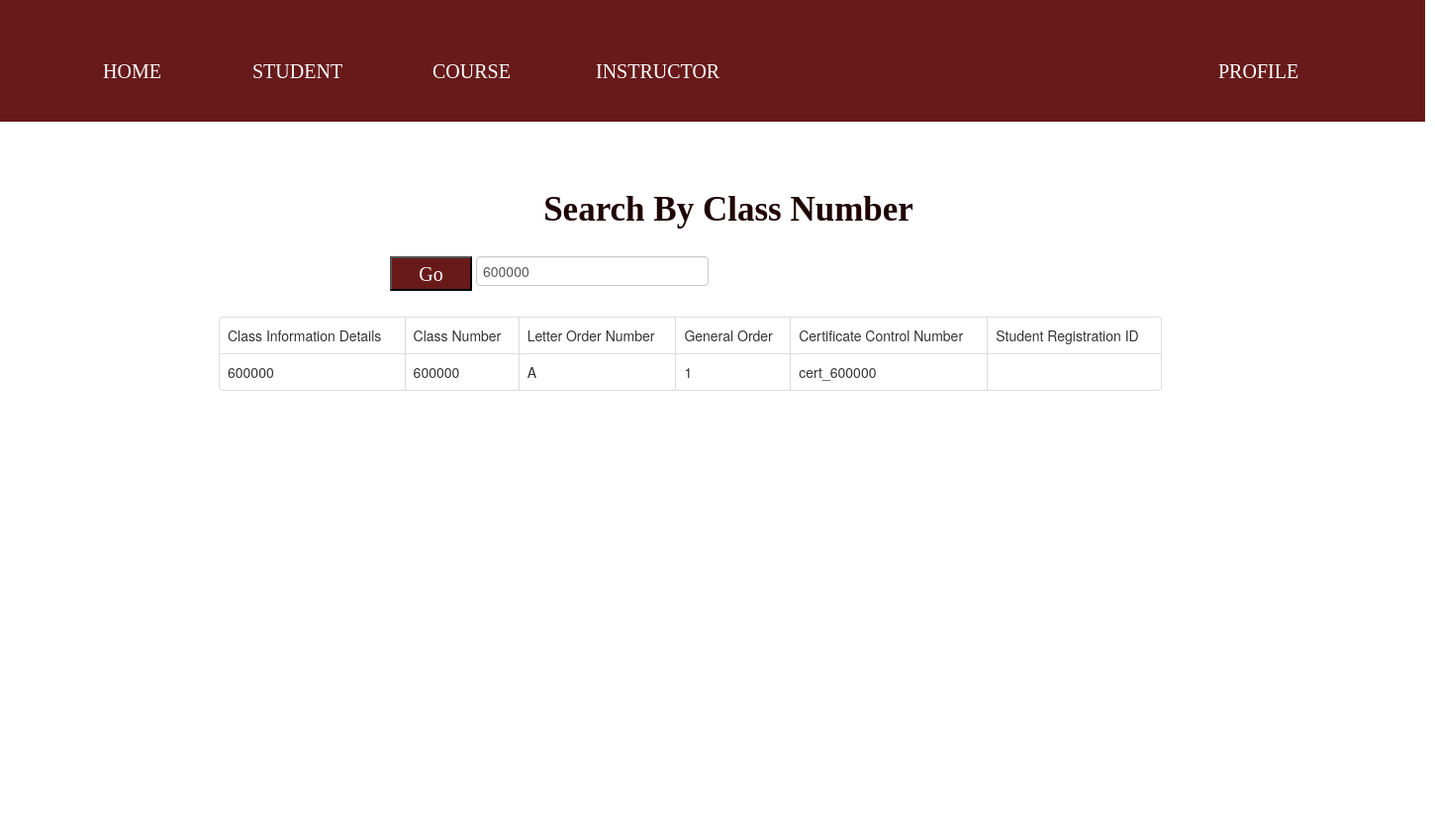
/student/search/search_class_num.php?class_number=600000, run on the app's committed database.
### tables this page shows
CREATE TABLE `class_information_details` (
  `class_info_id` int(11) NOT NULL,
  `class_number` varchar(30) NOT NULL,
  `letter_order_number` varchar(15) NOT NULL,
  `general_order` varchar(30) NOT NULL,
  `cert_ctrl_no` varchar(30) NOT NULL
);

### student/search/search_class_num.php (the view, shortened to what this page needs)
<!DOCTYPE html>
<html>
<head>
    <link rel="stylesheet" a href="bootstrap.min.css"/>
</head>
<body>
    <h2>Search By Class Number</h2>
    <div class="s">
        <h3 class="h1">HOME</h3>
        <h3 class="h2">STUDENT</h3>
        <h3 class="h3">COURSE</h3>
        <h3 class="h4">INSTRUCTOR</h3>
        <h3 class="h5">PROFILE</h3>
    </div>
     <form action="" method="GET">
        <div>
            <div>
                <input type="text" name="class_number" value="<?php if(isset($_GET['class_number'])){echo $_GET['class_number'];} ?>" class="form-control c">
            </div>
            <div>
                <button type="submit" class="b">Go</button>
            </div>
        </div>
    </form>
     <div class="container d">
            <div class="row">
                <div class="col m-auto">
                    <div class="card mt-5">
                        <table class="table table-bordered">
                             <?php
                                    require 'connection.php';
                                    if(isset($_GET['class_number']))
                                    {
                                        $class_number = $_GET['class_number'];
                                        $query = "SELECT * FROM class_information_details WHERE class_info_id='$class_number' ";
                                        $query_run = mysqli_query($con, $query);
                                        if(mysqli_num_rows($query_run) > 0)
                                        {
                                            ?>
                                            <tr>
                                                <td> Class Information Details </td>
                                                <td> Class Number </td>
                                                <td> Letter Order Number </td>
                                                <td> General Order </td>
                                                <td> Certificate Control Number  </td>
                                                <td> Student Registration ID </td>
                                            </tr>
                                            <?php
                                            foreach($query_run as $row)
                                            {
                                                    $class_id = $row['class_info_id'];
                                                    $class_num = $row['class_number'];
                                                    $order_num = $row['letter_order_number'];
                                                    $gen_order = $row['general_order'];
                                                    $cert = $row['cert_ctrl_no'];
                                                    $student_reg_id = $row['student_reg_id'];
                                                ?>
                                                <tr>
                                                    <td><?php echo $class_id ?></td>
                                                    <td><?php echo $class_num ?></td>
                                                    <td><?php echo $order_num ?></td>
                                                    <td><?php echo $gen_order ?></td>
                                                    <td><?php echo $cert ?></td>
                                                    <td><?php echo $student_reg_id ?></td>
                                                </tr>
                                                <?php
                                            }
                                        }
                                        else
                                        {
                                            echo "No Record Found";
                                        }
                                    }
                                ?>
                        </table>
                    </div>
                </div>
            </div>
        </div>
</body>
</html>

### student/search/search_class_num.php (style rules this page uses)
.s { position: absolute; width: 1440px; height: 123px; left: 0px; top: 0px; background: #681A1A; }
.b { position: absolute; width: 83px; height: 35px; left: 394px; top: 259px; font-family: 'Montserrat'; font-style: normal; font-weight: 400; font-size: 20px; line-height: 24px; text-align: center; color: #FFFFFF; background: #681A1A; }
.c { position: absolute; width: 221px; height: 35px; left: 481px; top: 259px; background: #D9D9D9; }
.d { position: absolute; width: 933px; height: 529px; left: 241px; top: 320px; }
h2 { position: absolute; width: 508px; height: 33px; left: 482px; top: 180px; font-family: 'Montserrat'; font-style: normal; font-weight: 700; font-size: 35px; line-height: 43px; text-align: center; color: #1F0303; }
.h1 { position: absolute; width: 73px; height: 19px; left: 104px; top: 50px; font-family: 'Montserrat'; font-style: normal; font-weight: 400; font-size: 20px; line-height: 24px; color: #FFFFFF; }
.h2 { position: absolute; width: 104px; height: 19px; left: 255px; top: 50px; font-family: 'Montserrat'; font-style: normal; font-weight: 400; font-size: 20px; line-height: 24px; color: #FFFFFF; }
.h3 { position: absolute; width: 96px; height: 19px; left: 437px; top: 50px; font-family: 'Montserrat'; font-style: normal; font-weight: 400; font-size: 20px; line-height: 24px; color: #FFFFFF; }
.h4 { position: absolute; width: 158px; height: 19px; left: 602px; top: 50px; font-family: 'Montserrat'; font-style: normal; font-weight: 400; font-size: 20px; line-height: 24px; color: #FFFFFF; }
.h5 { position: absolute; width: 99px; height: 19px; left: 1231px; top: 50px; font-family: 'Montserrat'; font-style: normal; font-weight: 400; font-size: 20px; line-height: 24px; color: #FFFFFF; }

### data on the page
class_information_details: class_info_id "600000", class_number "600000", letter_order_number "A", general_order "1", cert_ctrl_no "cert_600000"
